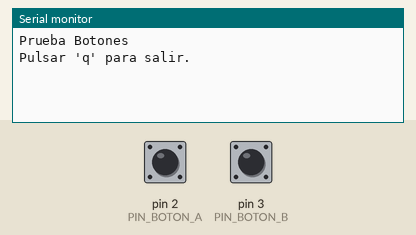
A sketch run on a simulated Arduino Uno, built with avr-gcc and run on an emulated ATmega328P. Parts: the last lines printed to the serial monitor. Inputs (shaded band) come from the test bench; at power-on: pin 2 (PIN_BOTON_A) HIGH, pin 3 (PIN_BOTON_B) HIGH.

Above: at 1.2 s.
1.3 s: pin 2 (PIN_BOTON_A) pulled LOW for 0.15 s
At 2.5 s:
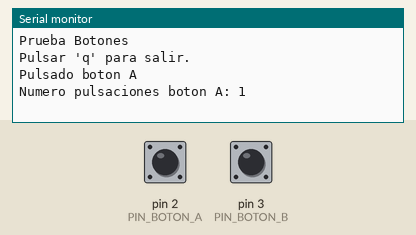
2.9 s: pin 3 (PIN_BOTON_B) pulled LOW for 0.15 s
At 4.2 s:
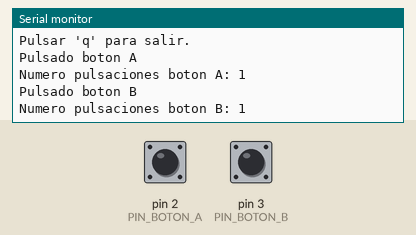
4.5 s: pin 2 (PIN_BOTON_A) pulled LOW for 1 s
At 5.1 s:
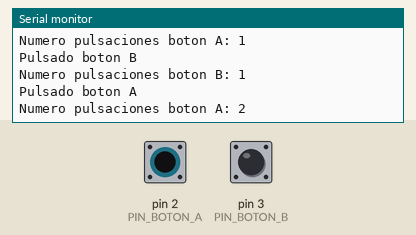
7.0 s: pin 3 (PIN_BOTON_B) pulled LOW for 1 s
At 9.0 s:
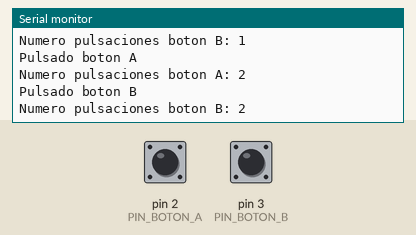

Measured:
- after the input at 1.3 s, the serial monitor: prints a new line at once (image 1)
- after the input at 2.9 s, the serial monitor: prints a new line after 0.15 s (image 2)
- after the input at 4.5 s, the serial monitor: prints a new line at once (image 3)
- after the input at 7.0 s, the serial monitor: prints a new line after 1.0 s (image 4)

The sketch:

ejercicio03_Josean.ino
```cpp
#define PIN_BOTON_A 2
#define PIN_BOTON_B 3
void setup() {
  // put your setup code here, to run once:
 //Inicializo puerto serie
  Serial.begin(9600);

//Inicializo Pines
  pinMode(PIN_BOTON_A, INPUT_PULLUP);
  pinMode(PIN_BOTON_B, INPUT);
}

void loop() {
  // put your main code here, to run repeatedly:
 pruebaBotones();
}
void pruebaBotones() {
  Serial.println(F("Prueba Botones"));
  Serial.println(F("Pulsar 'q' para salir."));
  int pulsos_a = 0;
  int pulsos_b = 0;
  static boolean anterior_a = digitalRead(PIN_BOTON_A);
  static boolean anterior_b = digitalRead(PIN_BOTON_B);

  while (true) {
    //Compruebo si llega una q
    if (Serial.available() > 0) {
      char caracter_leido = Serial.read();
      if (caracter_leido == 'q')
        break;
    }

    boolean estado_a = digitalRead(PIN_BOTON_A);
    boolean estado_b = digitalRead(PIN_BOTON_B);

    if (anterior_a != estado_a) {
      if (estado_a == LOW) {  //flanco descendente pull-up
        Serial.println(F("Pulsado boton A"));
        pulsos_a++;
        Serial.println("Numero pulsaciones boton A: " + (String)pulsos_a);
      }
    }

    if (anterior_b != estado_b) {
      if (estado_b == HIGH) {  //flanco ascendente pull-down
        Serial.println(F("Pulsado boton B"));
        pulsos_b++;
        Serial.println("Numero pulsaciones boton B: " + (String)pulsos_b);
      }
    }
    anterior_a = estado_a;
    anterior_b = estado_b;
    delay(50); //Evitar rebotes
  }
}
```
